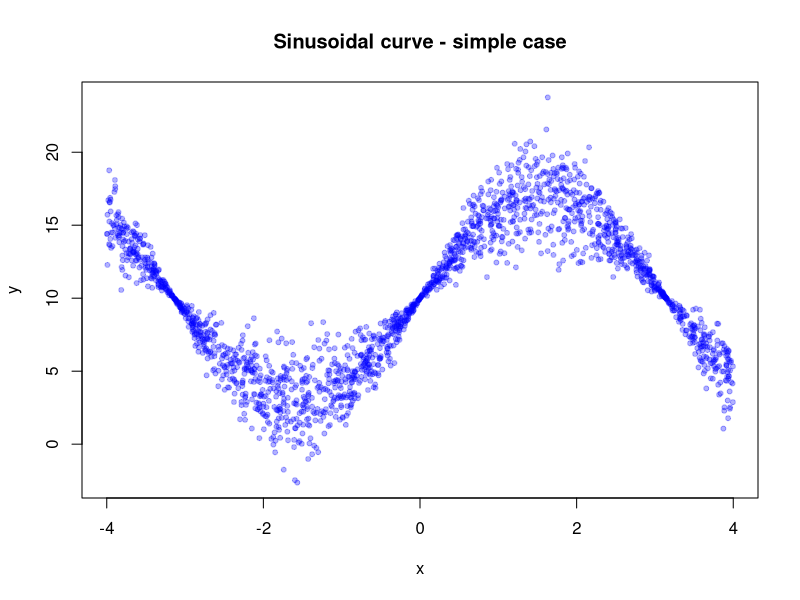
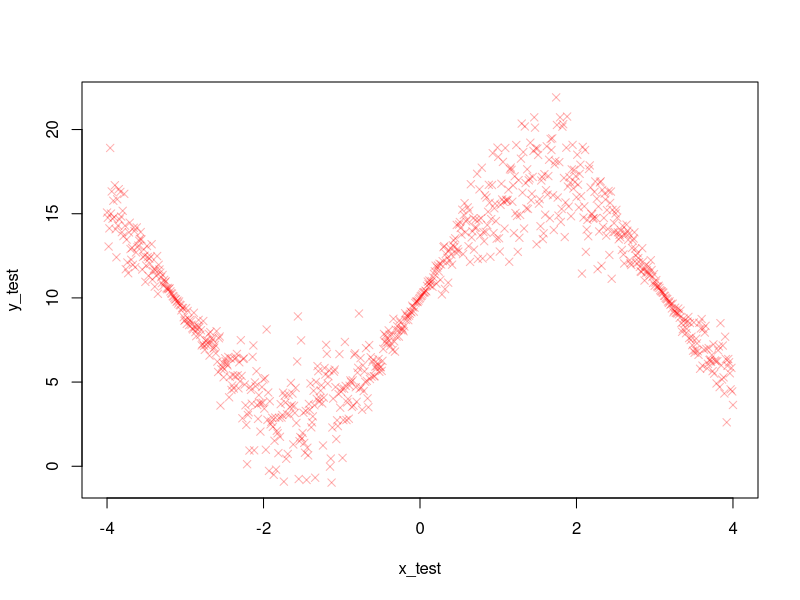
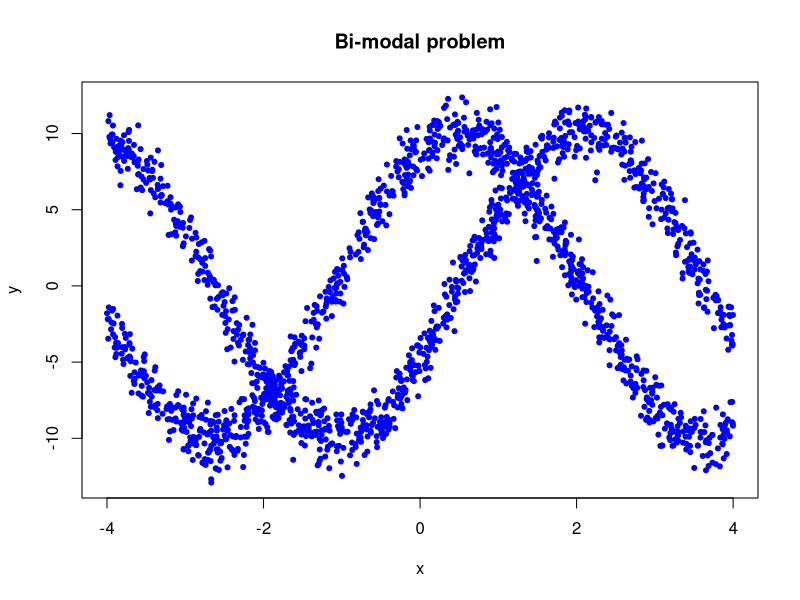
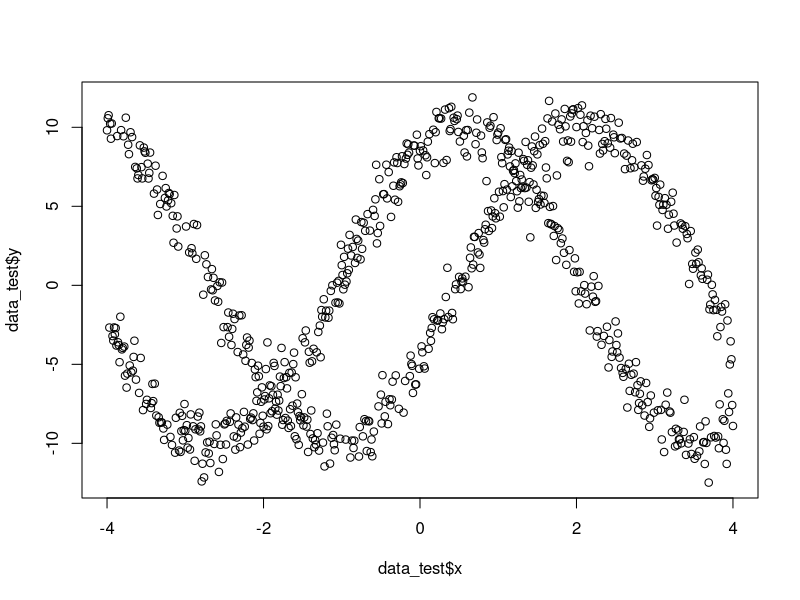
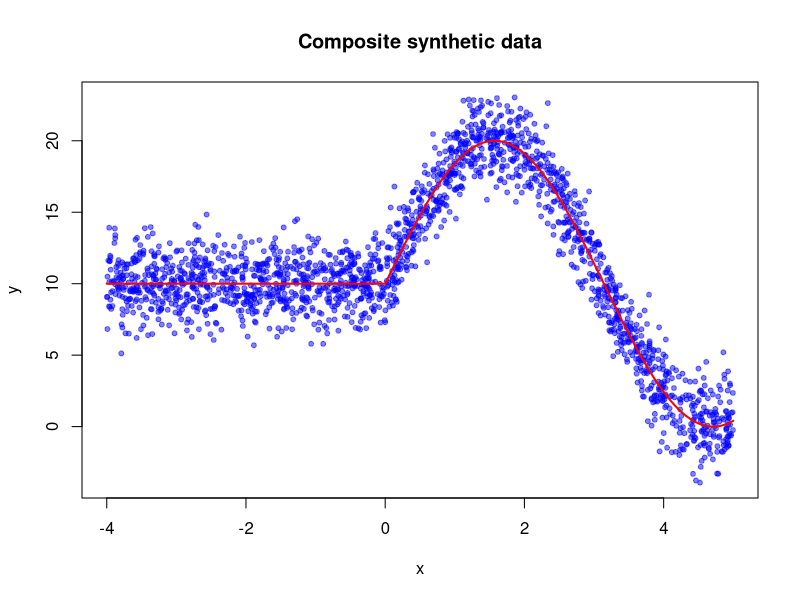
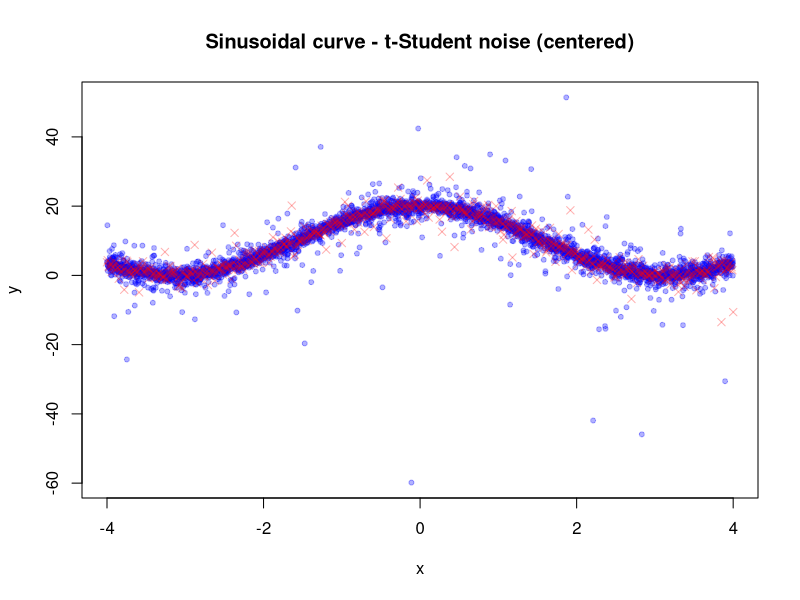
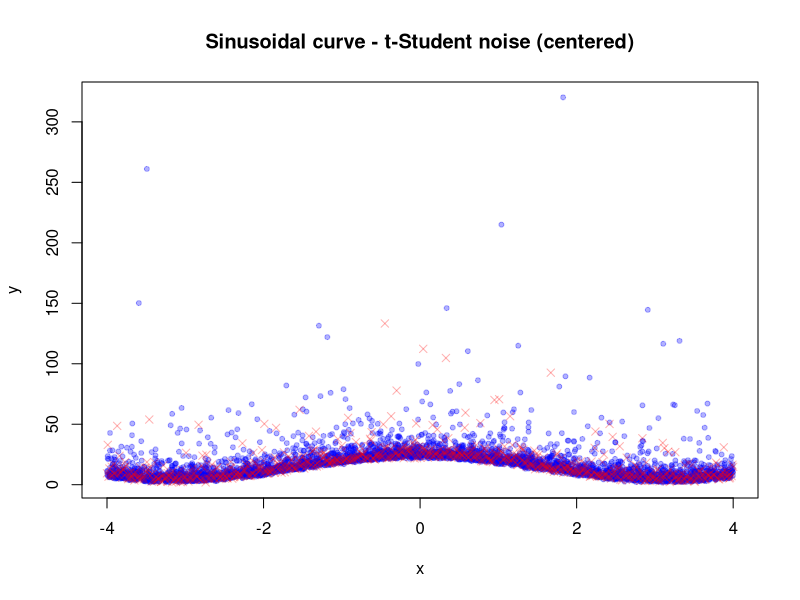
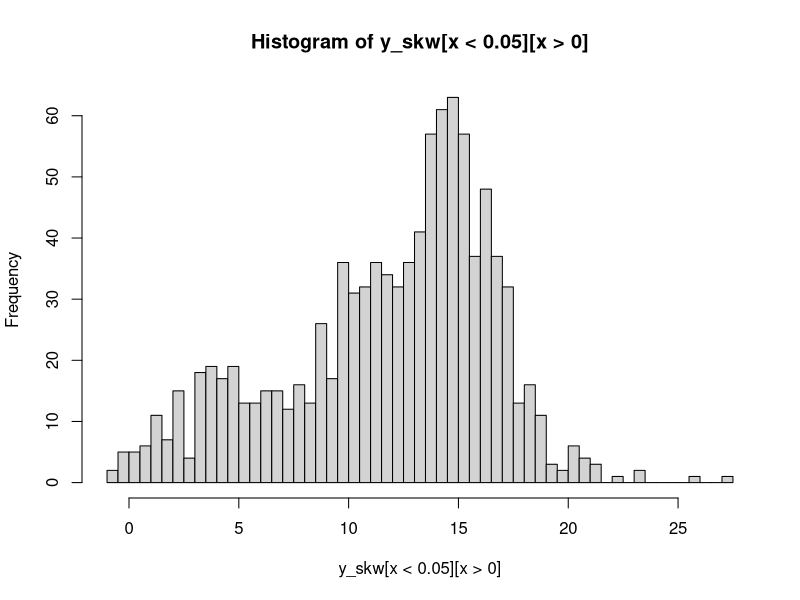

Here is the R script that generated these plots, in order:
# Generate synth problems to test the IPs method
setwd("/home/simon/Desktop/implicit-variational-inference/implicit-processes/")
set.seed(123)
samples = 2000
error_factor = 1

# Heterocedastic problem
min_x = -4
max_x = 4

x <- runif(samples, min = min_x, max = max_x)

eps_2 <- rnorm(samples, sd = 2)
y2 <- 7 * sin(x) +10 + eps_2 * sin(x) * error_factor

data_2 <- data.frame(x = x, y = y2)

write.table(x = data_2, file = "heteroc.txt", col.names = F, row.names = F)


x_test <- seq(min_x, max_x, by = 0.01)
eps_test <- rnorm(length(x_test), sd = 2)
y_test <- 7 * sin(x_test) +10 + eps_test * sin(x_test) * error_factor

data_test <- data.frame(x = x_test, y = y_test)

write.table(x = data_test, file = "heteroc_test.txt", col.names = F, row.names = F)

plot(x, y2, pch = 20, col = rgb(red = 0, green = 0, blue = 1, alpha = 0.3), main = "Sinusoidal curve - simple case", ylab = "y")
plot(x_test, y_test, pch = 4, col = rgb(red = 1, green = 0, blue = 0, alpha = 0.3))




# Bimodal problem

setwd("/home/simon/Desktop/implicit-variational-inference/implicit-processes/")


x_1 <- runif(samples, min = min_x, max = max_x)
eps_1 <- rnorm(samples)
eps_2 <- rnorm(samples)

disc <- runif(samples, min = 0, max = 1)
data_1 <- data.frame(x = x_1, y = x_1) # Hacemos el preset de "y" y luego lo sobreescribimos

data_1$y[disc < 0.5] <- 10*cos(x_1[disc < 0.5] - 0.5) + eps_2[disc < 0.5]
data_1$y[disc > 0.5] <- 10*sin(x_1[disc > 0.5] - 0.5) + eps_1[disc > 0.5]
plot(data_1, pch = 20, col = "blue", main = "Bi-modal problem")

write.table(x = data_1, file = "bim_data.txt", col.names = F, row.names = F)


x_test <- seq(min_x, max_x, by = 0.01)
eps_test <- rnorm(length(x_test), sd = 2)
eps_1 <- rnorm(length(x_test))
eps_2 <- rnorm(length(x_test))

disc <- runif(length(x_test), min = 0, max = 1)
data_test <- data.frame(x = x_test, y = x_test) # Hacemos el preset de "y" y luego lo sobreescribimos

data_test$y[disc < 0.5] <- 10*cos(x_test[disc < 0.5] - 0.5) + eps_2[disc < 0.5]
data_test$y[disc > 0.5] <- 10*sin(x_test[disc > 0.5] - 0.5) + eps_1[disc > 0.5]

plot(data_test$x, data_test$y)

write.table(x = data_test, file = "bim_test.txt", col.names = F, row.names = F)




############################# Caso de constante y sinusoidal


setwd("/home/simon/Desktop/implicit-variational-inference/implicit-processes/")
set.seed(123)
samples = 2000
error_factor = 0.8

# Composite problem
min_x = -4
max_x = 5
bias = 10
x_cut = 0

x <- runif(samples, min = min_x, max = max_x)
eps_2 <- rnorm(samples, sd = 2)

y_temp <- 10 * sin(x) + bias
y_cut <- 10 * sin(x_cut) + bias
y_temp[x < x_cut] <- y_cut

y_final <- y_temp  + eps_2 * error_factor

new_data <- data.frame(x = x, y = y_final)
write.table(x = new_data, file = "composite_data.txt", col.names = F, row.names = F)


x_test <- seq(min_x, max_x, by = 0.01)
y_test_temp <-  10 * sin(x_test) + bias
y_test_temp[x_test < x_cut] <- y_cut

y_test <- y_test_temp + rnorm(length(x_test), sd = 2) * error_factor

new_data_test <- data.frame(x = x_test, y = y_test)
write.table(x = new_data_test, file = "composite_data_test.txt", col.names = F, row.names = F)


plot(x, y_final, col = rgb(red = 0, green = 0, blue = 1, alpha = 0.5), pch = 20, ylab = "y", xlab = "x", main = "Composite synthetic data")
lines(x_test, y_test_temp, col = "red", lwd = 2)


########################################################################################
################################ Heavy tails cases #####################################
########################################################################################

setwd("/home/simon/Desktop/implicit-variational-inference/implicit-processes/synthetic_cases/")
set.seed(123)
samples = 4000
error_factor = 1

# Heterocedastic problem
min_x = -4
max_x = 4
deg_f = 2

x <- runif(samples, min = min_x, max = max_x)

eps_t_central <- rt(samples, deg_f) # T-student, 2 df, centrada
y_t_central <- 10 * cos(x) + 10 + eps_t_central * error_factor

data_t_central <- data.frame(x = x, y = y_t_central)

write.table(x = data_t_central, file = "t_central.txt", col.names = F, row.names = F)

x_test_tcentral <- seq(min_x, max_x, by = 0.01)
eps_tcentral <- rt(length(x_test_tcentral), deg_f)
y_test_tcentral <- 10 * cos(x_test_tcentral) + 10 + eps_tcentral * error_factor

data_test <- data.frame(x = x_test_tcentral, y = y_test_tcentral)

write.table(x = data_test, file = "t_central_test.txt", col.names = F, row.names = F)

plot(x, y_t_central, pch = 20, col = rgb(red = 0, green = 0, blue = 1, alpha = 0.3), main = "Sinusoidal curve - t-Student noise (centered)", ylab = "y")
points(x_test_tcentral, y_test_tcentral, pch = 4, col = rgb(red = 1, green = 0, blue = 0, alpha = 0.3))


### SKEWED T-STUDENT DISTRIBUTION

setwd("/home/simon/Desktop/implicit-variational-inference/implicit-processes/synthetic_cases/")
set.seed(123)
samples = 4000
error_factor = 1

# Heterocedastic problem
min_x = -4
max_x = 4
skw_factor = 5
deg_f = 2

x <- runif(samples, min = min_x, max = max_x)

eps_t_skw <- rt(samples, deg_f, skw_factor) # T-student, 2 df, sesgada
y_t_skw <- 10 * cos(x) + 10 + eps_t_skw * error_factor

data_t_skw <- data.frame(x = x, y = y_t_skw)

write.table(x = data_t_skw, file = "t_skw.txt", col.names = F, row.names = F)

x_test_tskw <- seq(min_x, max_x, by = 0.01)
eps_tskw <- rt(length(x_test_tskw), deg_f, skw_factor)
y_test_tskw <- 10 * cos(x_test_tskw) + 10 + eps_tskw * error_factor

data_test <- data.frame(x = x_test_tskw, y = y_test_tskw)

write.table(x = data_test, file = "t_skw_test.txt", col.names = F, row.names = F)

plot(x, y_t_skw, pch = 20, col = rgb(red = 0, green = 0, blue = 1, alpha = 0.3), main = "Sinusoidal curve - t-Student noise (centered)", ylab = "y")
points(x_test_tskw, y_test_tskw, pch = 4, col = rgb(red = 1, green = 0, blue = 0, alpha = 0.3))



### Skewed normal distribution

setwd("/home/simon/Desktop/implicit-variational-inference/implicit-processes/synthetic_cases/")
set.seed(123)
samples = 4000
error_factor = 0.6

# Heterocedastic problem
min_x = -4
max_x = 4
skw_factor = 5

x <- runif(samples, min = min_x, max = max_x)

eps_skw <- rnorm(samples, sd = 1)
y_skw <- -7 * sin(x) + 10 + eps_skw + exp(eps_skw) * error_factor  + x

data_t_skw <- data.frame(x = x, y = y_skw)

write.table(x = data_t_skw, file = "normal_skw.txt", col.names = F, row.names = F)

x_test_tskw <- seq(min_x, max_x, by = 0.01)
eps_tskw <- rnorm(length(x_test_tskw), sd = 1)
y_tskw <- -7 * sin(x_test_tskw) + 10 + eps_tskw + exp(eps_tskw) * error_factor   + x_test_tskw

data_test <- data.frame(x = x_test_tskw, y = y_tskw)

write.table(x = data_test, file = "normal_skw.txt", col.names = F, row.names = F)

hist(y_skw[x < 0.05][x > 0], breaks = 50)

plot(x, y_skw, pch = 20, col = rgb(red = 0, green = 0, blue = 1, alpha = 0.3), main = "Normal data skewed", ylab = "y")
points(x_test_tskw, y_tskw, pch = 4, col = rgb(red = 1, green = 0, blue = 0, alpha = 0.3))


